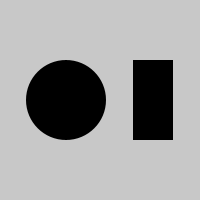
Frame 1 (no input)
Frame 60 (the mouse pressed at the canvas centre just before this capture): identical to frame 1, image omitted
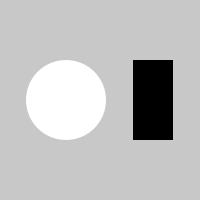
Frame 120 (the mouse held since frame 60 and released just before this capture)

The Processing sketch that drew these frames (run headless with seeded random() and noise(); from frame 60 on, the mouse is pressed at the canvas centre):

// Processing sketch: processing_18999
// ── processing_18999.pde

int ellipseX = 66;
int ellipseY = 100;
int rayon = 40;
 
int rectX = 133;
int rectY = 60;
int rectW = 40;
int rectH = 80;
 
void setup() {
  size(200,200);
  noStroke();
}
 
void draw() {  //draw function loops
  background(200);
   
  // detecter le mouseOver sur un cercle
  float distance = dist( mouseX , mouseY , ellipseX , ellipseY );
  if ( distance < rayon ) {
      // mouseOver
      fill(255);
  } else {
      fill(0);
  }
  
  ellipse( ellipseX , ellipseY , rayon *2 , rayon*2 );
   
  // detecter le mouseOver sur un rectangle
  float gauche = rectX ;
  float droite = rectX+rectW;
  float haut = rectY;
  float bas = rectY+rectH;
  if ( mouseX > gauche && mouseX < droite && mouseY > haut && mouseY < bas ) {
      // mouseOver
      fill(255);
  } else {
      fill(0);
  }
  rect( rectX , rectY , rectW , rectH );
   
   /*
 rectMode(CENTER);
 float gauche = rectX - rectW/2;
 float droite = rectX+rectW/2;
 float haut = rectY - rectH/2;
 float bas = rectY+rectH/2;
  if ( mouseX > gauche && mouseX < droite && mouseY > haut && mouseY < bas ) {
      // mouseOver
      fill(255);
  } else {
      fill(0);
  }
  rect( rectX , rectY , rectW , rectH );
   */
   
}
